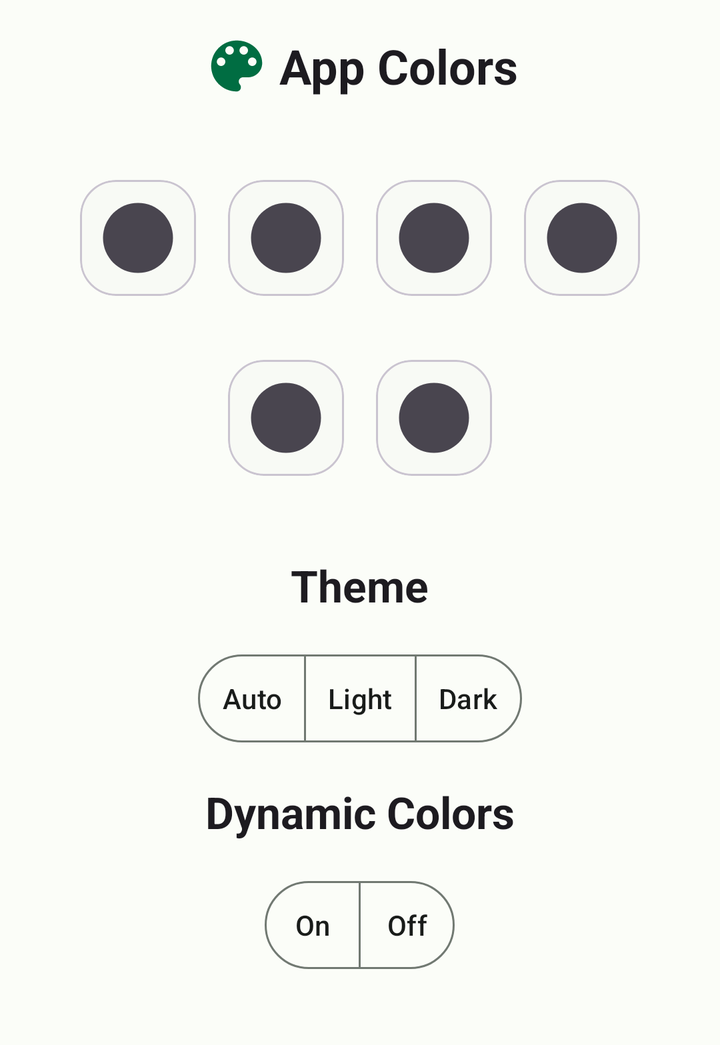
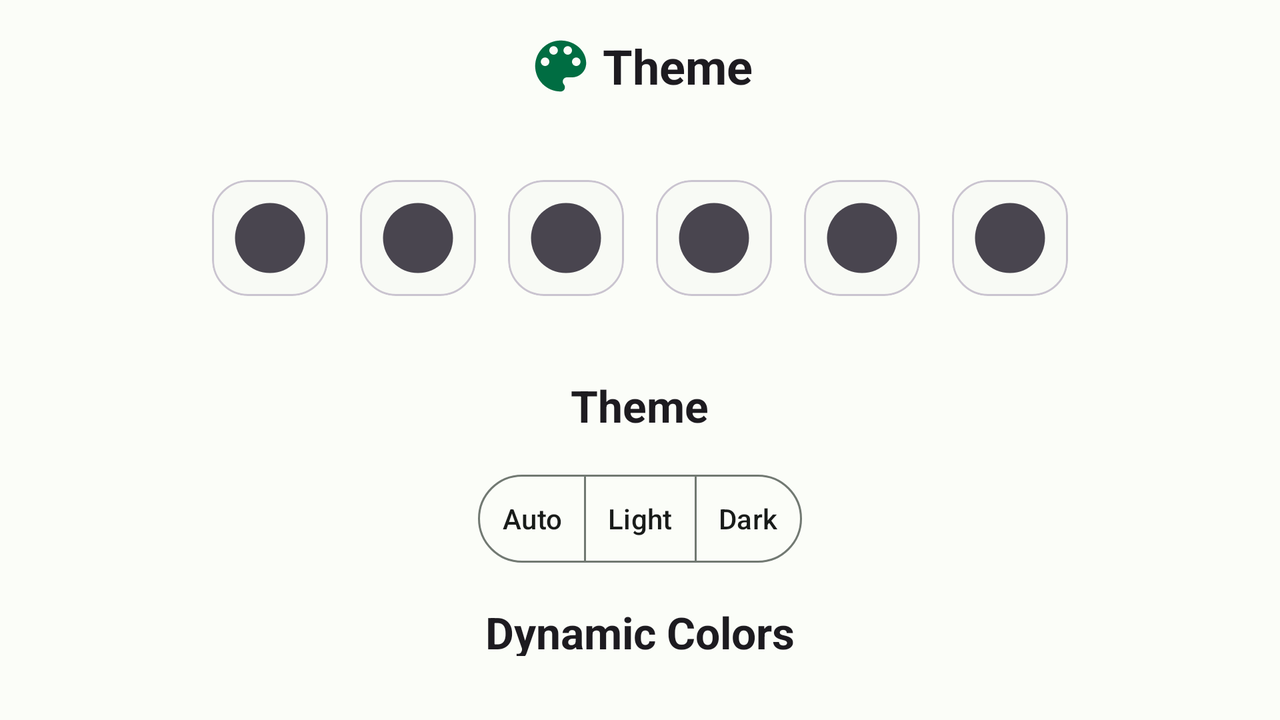

Two renders of one Android screen. The first uses the default layout on a phone; the second uses the alternative layout the repository ships for a different screen configuration, on a matching device. The two XML files are below.
<!-- AndroidManifest.xml: application theme Theme.DiskInfo -->
<!-- res/layout/bottom_sheet_layout.xml -->
<?xml version="1.0" encoding="utf-8"?>
<LinearLayout xmlns:android="http://schemas.android.com/apk/res/android"
    android:layout_width="match_parent"
    android:layout_height="wrap_content"
    xmlns:tools="http://schemas.android.com/tools"
    android:paddingBottom="34dp"
    xmlns:app="http://schemas.android.com/apk/res-auto"
    tools:ignore="contentDescription"
    android:orientation="vertical">

    <TextView
        android:layout_width="wrap_content"
        android:layout_height="wrap_content"
        android:layout_marginBottom="16dp"
        android:layout_marginStart="16dp"
        android:text="@string/app_colors"
        android:layout_marginEnd="16dp"
        android:layout_marginTop="16dp"
        android:gravity="center"
        android:drawablePadding="4dp"
        android:layout_gravity="center_horizontal"
        android:textStyle="bold"
        android:textAppearance="?attr/textAppearanceHeadlineSmall"
        app:drawableStartCompat="@drawable/ic_theme_large"
        app:drawableTint="?attr/colorPrimary" />

    <LinearLayout
        android:id="@+id/container"
        android:layout_width="match_parent"
        android:layout_height="wrap_content"
        android:gravity="center"
        android:orientation="horizontal"
        android:layout_marginTop="16dp"
        android:layout_marginBottom="16dp">

        <com.google.android.material.card.MaterialCardView
            android:id="@+id/theme_purple"
            android:layout_width="wrap_content"
            android:layout_height="wrap_content"
            android:layout_margin="8dp"
            android:checkable="true"
            android:clickable="true"
            android:focusable="true"
            app:checkedIconMargin="17dp"
            app:cardCornerRadius="18dp"
            app:checkedIconTint="?attr/colorOnPrimary"
            tools:ignore="DuplicateSpeakableTextCheck">

            <ImageView
                android:id="@+id/img_purple"
                android:layout_width="wrap_content"
                android:layout_height="wrap_content"
                android:layout_margin="8dp"
                android:background="@drawable/ic_circle_24" />

        </com.google.android.material.card.MaterialCardView>

        <com.google.android.material.card.MaterialCardView
            android:id="@+id/theme_red"
            android:checkable="true"
            android:clickable="true"
            android:focusable="true"
            android:layout_margin="8dp"
            app:checkedIconTint="?attr/colorOnPrimary"
            android:layout_width="wrap_content"
            app:checkedIconMargin="17dp"
            app:cardCornerRadius="18dp"
            android:layout_height="wrap_content">

            <ImageView
                android:id="@+id/img_red"
                android:layout_width="wrap_content"
                android:layout_height="wrap_content"
                android:layout_margin="8dp"
                android:background="@drawable/ic_circle_24" />

        </com.google.android.material.card.MaterialCardView>

        <com.google.android.material.card.MaterialCardView
            android:id="@+id/theme_yellow"
            android:checkable="true"
            android:clickable="true"
            android:focusable="true"
            android:layout_margin="8dp"
            app:checkedIconMargin="17dp"
            app:checkedIconTint="@color/white"
            android:layout_width="wrap_content"
            app:cardCornerRadius="18dp"
            android:layout_height="wrap_content">

            <ImageView
                android:id="@+id/img_yellow"
                android:layout_width="wrap_content"
                android:layout_height="wrap_content"
                android:layout_margin="8dp"
                android:background="@drawable/ic_circle_24" />

        </com.google.android.material.card.MaterialCardView>

        <com.google.android.material.card.MaterialCardView
            android:id="@+id/theme_green"
            android:checkable="true"
            android:clickable="true"
            android:focusable="true"
            android:layout_margin="8dp"
            app:checkedIconMargin="17dp"
            app:checkedIconTint="?attr/colorOnPrimary"
            android:layout_width="wrap_content"
            app:cardCornerRadius="18dp"
            android:layout_height="wrap_content">

            <ImageView
                android:id="@+id/img_green"
                android:layout_width="wrap_content"
                android:layout_height="wrap_content"
                android:layout_margin="8dp"
                android:background="@drawable/ic_circle_24" />

        </com.google.android.material.card.MaterialCardView>

    </LinearLayout>

    <LinearLayout
        android:layout_width="match_parent"
        android:layout_height="wrap_content"
        android:layout_marginBottom="16dp"
        android:gravity="center"
        android:orientation="horizontal">

        <com.google.android.material.card.MaterialCardView
            android:id="@+id/theme_orange"
            android:checkable="true"
            android:clickable="true"
            android:focusable="true"
            android:layout_margin="8dp"
            app:checkedIconMargin="17dp"
            app:checkedIconTint="?attr/colorOnPrimary"
            android:layout_width="wrap_content"
            app:cardCornerRadius="18dp"
            android:layout_height="wrap_content">

            <ImageView
                android:id="@+id/img_orange"
                android:layout_width="wrap_content"
                android:layout_height="wrap_content"
                android:layout_margin="8dp"
                android:background="@drawable/ic_circle_24" />

        </com.google.android.material.card.MaterialCardView>

        <com.google.android.material.card.MaterialCardView
            android:id="@+id/theme_pink"
            android:checkable="true"
            android:clickable="true"
            android:focusable="true"
            android:layout_margin="8dp"
            app:checkedIconMargin="17dp"
            app:checkedIconTint="?attr/colorOnPrimary"
            android:layout_width="wrap_content"
            app:cardCornerRadius="18dp"
            android:layout_height="wrap_content">

            <ImageView
                android:id="@+id/img_pink"
                android:layout_width="wrap_content"
                android:layout_height="wrap_content"
                android:layout_margin="8dp"
                android:background="@drawable/ic_circle_24" />

        </com.google.android.material.card.MaterialCardView>

        <com.google.android.material.card.MaterialCardView
            android:id="@+id/theme_dynamic"
            android:checkable="true"
            android:visibility="gone"
            android:clickable="true"
            android:focusable="true"
            app:checkedIconMargin="17dp"
            android:layout_gravity="center"
            android:layout_margin="8dp"
            app:checkedIconTint="?attr/colorOnPrimary"
            android:layout_width="wrap_content"
            app:cardCornerRadius="16dp"
            android:layout_height="wrap_content">

            <ImageView
                android:id="@+id/img_dynamic"
                android:layout_width="wrap_content"
                android:layout_height="wrap_content"
                android:layout_margin="8dp"
                android:background="@drawable/ic_pie" />

        </com.google.android.material.card.MaterialCardView>

    </LinearLayout>

    <TextView
        android:layout_width="wrap_content"
        android:layout_height="wrap_content"
        android:textAppearance="?attr/textAppearanceTitleLarge"
        android:textStyle="bold"
        android:text="@string/themes"
        android:layout_margin="16dp"
        android:layout_gravity="center" />

    <com.google.android.material.button.MaterialButtonToggleGroup
        android:id="@+id/appTheme"
        android:layout_width="wrap_content"
        android:layout_height="wrap_content"
        android:layout_gravity="center"
        app:singleSelection="true">

        <Button
            android:id="@+id/theme_auto"
            android:layout_width="wrap_content"
            android:layout_height="wrap_content"
            android:text="@string/auto"
            style="@style/App.ToggleButtons.Small" />

        <Button
            android:id="@+id/theme_light"
            android:layout_width="wrap_content"
            android:layout_height="wrap_content"
            android:text="@string/light"
            style="@style/App.ToggleButtons.Small" />

        <Button
            android:id="@+id/theme_dark"
            android:layout_width="wrap_content"
            android:layout_height="wrap_content"
            android:text="@string/dark"
            style="@style/App.ToggleButtons.Small" />


    </com.google.android.material.button.MaterialButtonToggleGroup>


    <TextView
        android:id="@+id/txtView_dynamic_colors"
        android:layout_width="wrap_content"
        android:layout_height="wrap_content"
        android:text="@string/dynamic_colors"
        android:textStyle="bold"
        android:layout_gravity="center"
        android:textAppearance="?attr/textAppearanceTitleLarge"
        android:layout_margin="16dp" />

    <com.google.android.material.button.MaterialButtonToggleGroup
        android:id="@+id/toggleButton"
        android:layout_width="wrap_content"
        android:layout_gravity="center"
        app:singleSelection="true"
        android:layout_height="wrap_content">

        <Button
            android:id="@+id/dynamic_on"
            android:layout_width="wrap_content"
            android:layout_height="wrap_content"
            android:text="@string/on"
            app:icon="@drawable/ic_theme"
            style="@style/App.ToggleButtons.Small" />

        <Button
            android:id="@+id/dynamic_off"
            style="@style/App.ToggleButtons.Small"
            android:layout_width="wrap_content"
            android:layout_height="wrap_content"
            android:text="@string/off"
            tools:ignore="TextContrastCheck" />
    </com.google.android.material.button.MaterialButtonToggleGroup>

</LinearLayout>
<!-- resources referenced by this layout -->
<resources>
  <color name="white">#FFFFFFFF</color>
  <!-- drawable ic_circle_24 (drawable) -->
  <vector xmlns:android="http://schemas.android.com/apk/res/android"
      android:width="42dp"
      android:height="42dp"
      android:viewportWidth="24"
      android:viewportHeight="24"
      android:tint="?attr/colorControlNormal">
      <path
          android:fillColor="@android:color/white"
          android:pathData="M12,2C6.47,2 2,6.47 2,12s4.47,10 10,10 10,-4.47 10,-10S17.53,2 12,2z" />
  </vector>
  <string name="app_colors">App Colors</string>
  <string name="auto">Auto</string>
  <string name="dark">Dark</string>
  <string name="dynamic_colors">Dynamic Colors</string>
  <string name="light">Light</string>
  <string name="off">Off</string>
  <string name="on">On</string>
  <string name="themes">Theme</string>
  <style name="App.ToggleButtons.Small" parent="Widget.Material3.Button.OutlinedButton">
          <item name="iconPadding">2dp</item>
          <item name="android:paddingLeft">12dp</item>
          <item name="android:paddingRight">12dp</item>
          <item name="android:minWidth">48dp</item>
          <item name="android:minHeight">52dp</item>
      </style>
  <style name="Theme.DiskInfo" parent="Base.Theme.DiskInfo" />
  <color name="md_theme_light_primary">#006D42</color>
  <color name="md_theme_light_onPrimary">#FFFFFF</color>
  <color name="md_theme_light_primaryContainer">#8FF8BA</color>
  <color name="md_theme_light_onPrimaryContainer">#002111</color>
  <color name="md_theme_light_secondary">#4E6355</color>
  <color name="md_theme_light_onSecondary">#FFFFFF</color>
  <color name="md_theme_light_secondaryContainer">#D1E8D6</color>
  <color name="md_theme_light_onSecondaryContainer">#0C1F14</color>
  <color name="md_theme_light_tertiary">#3B6471</color>
  <color name="md_theme_light_onTertiary">#FFFFFF</color>
  <color name="md_theme_light_tertiaryContainer">#BFE9F8</color>
  <color name="md_theme_light_onTertiaryContainer">#001F27</color>
  <color name="md_theme_light_error">#BA1A1A</color>
  <color name="md_theme_light_errorContainer">#FFDAD6</color>
  <color name="md_theme_light_onError">#FFFFFF</color>
  <color name="md_theme_light_onErrorContainer">#410002</color>
  <color name="md_theme_light_background">#FBFDF8</color>
  <color name="md_theme_light_onBackground">#191C1A</color>
  <color name="md_theme_light_outline">#717972</color>
  <color name="md_theme_light_inverseOnSurface">#F0F1ED</color>
  <color name="md_theme_light_inverseSurface">#2E312E</color>
  <color name="md_theme_light_surface">#F8FAF5</color>
  <color name="md_theme_light_onSurface">#191C1A</color>
  <color name="md_theme_light_surfaceVariant">#DCE5DC</color>
  <color name="md_theme_light_onSurfaceVariant">#404942</color>
  <color name="md_theme_light_inversePrimary">#73DBA0</color>
  <style name="App.ToolTip.Rounded" parent="Widget.Material3.Tooltip">
          <item name="shapeAppearance">@style/ShapeAppearance.ToolTip</item>
      </style>
  <style name="Widget.App.TextInputLayout" parent="Widget.Material3.TextInputLayout.OutlinedBox">
          <item name="shapeAppearance">@style/ShapeAppearance.App.SmallComponent</item>
      </style>
  <style name="ShapeAppearance.App.LargeComponent" parent="ShapeAppearance.Material3.LargeComponent">
          <item name="cornerFamily">rounded</item>
          <item name="cornerSize">24dp</item>
      </style>
  <style name="ShapeAppearance.App.SmallComponent" parent="ShapeAppearance.Material3.SmallComponent">
          <item name="cornerFamily">rounded</item>
          <item name="cornerSize">30dp</item>
      </style>
  <style name="ShapeAppearance.App.MediumComponent" parent="ShapeAppearance.Material3.MediumComponent">
          <item name="cornerFamily">rounded</item>
          <item name="cornerSize">30dp</item>
      </style>
  <style name="ShapeAppearance.ToolTip" parent="">
          <item name="cornerFamily">rounded</item>
          <item name="cornerSize">30dp</item>
      </style>
  <!-- some entries are left out for length -->
</resources>
<!-- res/layout-land/bottom_sheet_layout.xml (the repository's variant of the layout above) -->
<!-- drawn on the phone turned sideways -->
<?xml version="1.0" encoding="utf-8"?>
<LinearLayout xmlns:android="http://schemas.android.com/apk/res/android"
    android:layout_width="match_parent"
    android:layout_height="wrap_content"
    xmlns:tools="http://schemas.android.com/tools"
    android:paddingBottom="32dp"
    xmlns:app="http://schemas.android.com/apk/res-auto"
    tools:ignore="contentDescription"
    android:orientation="vertical">

    <androidx.core.widget.NestedScrollView
        android:layout_width="match_parent"
        android:layout_height="wrap_content">

        <LinearLayout
            android:layout_width="match_parent"
            android:layout_height="wrap_content"
            android:orientation="vertical">

            <TextView
                android:layout_width="wrap_content"
                android:layout_height="wrap_content"
                android:layout_marginBottom="16dp"
                android:layout_marginStart="16dp"
                android:text="@string/themes"
                android:layout_marginEnd="16dp"
                android:layout_marginTop="16dp"
                android:gravity="center"
                android:drawablePadding="4dp"
                android:layout_gravity="center_horizontal"
                android:textStyle="bold"
                android:textAppearance="?attr/textAppearanceHeadlineSmall"
                app:drawableStartCompat="@drawable/ic_theme_large"
                app:drawableTint="?attr/colorPrimary" />

            <LinearLayout
                android:id="@+id/container"
                android:layout_width="match_parent"
                android:layout_height="wrap_content"
                android:gravity="center"
                android:orientation="horizontal"
                android:layout_marginTop="16dp"
                android:layout_marginBottom="16dp">

                <com.google.android.material.card.MaterialCardView
                    android:id="@+id/theme_purple"
                    android:layout_width="wrap_content"
                    android:layout_height="wrap_content"
                    android:layout_margin="8dp"
                    android:checkable="true"
                    android:clickable="true"
                    android:focusable="true"
                    app:checkedIconMargin="17dp"
                    app:cardCornerRadius="18dp"
                    app:checkedIconTint="?attr/colorOnPrimary"
                    tools:ignore="DuplicateSpeakableTextCheck">

                    <ImageView
                        android:id="@+id/img_purple"
                        android:layout_width="wrap_content"
                        android:layout_height="wrap_content"
                        android:layout_margin="8dp"
                        android:background="@drawable/ic_circle_24" />

                </com.google.android.material.card.MaterialCardView>

                <com.google.android.material.card.MaterialCardView
                    android:id="@+id/theme_red"
                    android:checkable="true"
                    android:clickable="true"
                    android:focusable="true"
                    android:layout_margin="8dp"
                    app:checkedIconTint="?attr/colorOnPrimary"
                    android:layout_width="wrap_content"
                    app:checkedIconMargin="17dp"
                    app:cardCornerRadius="18dp"
                    android:layout_height="wrap_content">

                    <ImageView
                        android:id="@+id/img_red"
                        android:layout_width="wrap_content"
                        android:layout_height="wrap_content"
                        android:layout_margin="8dp"
                        android:background="@drawable/ic_circle_24" />

                </com.google.android.material.card.MaterialCardView>

                <com.google.android.material.card.MaterialCardView
                    android:id="@+id/theme_yellow"
                    android:checkable="true"
                    android:clickable="true"
                    android:focusable="true"
                    android:layout_margin="8dp"
                    app:checkedIconMargin="17dp"
                    app:checkedIconTint="@color/white"
                    android:layout_width="wrap_content"
                    app:cardCornerRadius="18dp"
                    android:layout_height="wrap_content">

                    <ImageView
                        android:id="@+id/img_yellow"
                        android:layout_width="wrap_content"
                        android:layout_height="wrap_content"
                        android:layout_margin="8dp"
                        android:background="@drawable/ic_circle_24" />

                </com.google.android.material.card.MaterialCardView>

                <com.google.android.material.card.MaterialCardView
                    android:id="@+id/theme_green"
                    android:checkable="true"
                    android:clickable="true"
                    android:focusable="true"
                    android:layout_margin="8dp"
                    app:checkedIconMargin="17dp"
                    app:checkedIconTint="?attr/colorOnPrimary"
                    android:layout_width="wrap_content"
                    app:cardCornerRadius="18dp"
                    android:layout_height="wrap_content">

                    <ImageView
                        android:id="@+id/img_green"
                        android:layout_width="wrap_content"
                        android:layout_height="wrap_content"
                        android:layout_margin="8dp"
                        android:background="@drawable/ic_circle_24" />

                </com.google.android.material.card.MaterialCardView>

                <com.google.android.material.card.MaterialCardView
                    android:id="@+id/theme_orange"
                    android:checkable="true"
                    android:clickable="true"
                    android:focusable="true"
                    android:layout_margin="8dp"
                    app:checkedIconMargin="17dp"
                    app:checkedIconTint="?attr/colorOnPrimary"
                    android:layout_width="wrap_content"
                    app:cardCornerRadius="18dp"
                    android:layout_height="wrap_content">

                    <ImageView
                        android:id="@+id/img_orange"
                        android:layout_width="wrap_content"
                        android:layout_height="wrap_content"
                        android:layout_margin="8dp"
                        android:background="@drawable/ic_circle_24" />

                </com.google.android.material.card.MaterialCardView>

                <com.google.android.material.card.MaterialCardView
                    android:id="@+id/theme_pink"
                    android:checkable="true"
                    android:clickable="true"
                    android:focusable="true"
                    android:layout_margin="8dp"
                    app:checkedIconMargin="17dp"
                    app:checkedIconTint="?attr/colorOnPrimary"
                    android:layout_width="wrap_content"
                    app:cardCornerRadius="18dp"
                    android:layout_height="wrap_content">

                    <ImageView
                        android:id="@+id/img_pink"
                        android:layout_width="wrap_content"
                        android:layout_height="wrap_content"
                        android:layout_margin="8dp"
                        android:background="@drawable/ic_circle_24" />

                </com.google.android.material.card.MaterialCardView>

                <com.google.android.material.card.MaterialCardView
                    android:id="@+id/theme_dynamic"
                    android:checkable="true"
                    android:visibility="gone"
                    android:clickable="true"
                    android:focusable="true"
                    app:checkedIconMargin="17dp"
                    android:layout_gravity="center"
                    android:layout_margin="8dp"
                    app:checkedIconTint="?attr/colorOnPrimary"
                    android:layout_width="wrap_content"
                    app:cardCornerRadius="16dp"
                    android:layout_height="wrap_content">

                    <ImageView
                        android:id="@+id/img_dynamic"
                        android:layout_width="wrap_content"
                        android:layout_height="wrap_content"
                        android:layout_margin="8dp"
                        android:background="@drawable/ic_pie" />

                </com.google.android.material.card.MaterialCardView>

            </LinearLayout>

            <TextView
                android:layout_width="wrap_content"
                android:layout_height="wrap_content"
                android:textAppearance="?attr/textAppearanceTitleLarge"
                android:textStyle="bold"
                android:text="@string/themes"
                android:layout_margin="16dp"
                android:layout_gravity="center" />

            <com.google.android.material.button.MaterialButtonToggleGroup
                android:id="@+id/appTheme"
                android:layout_width="wrap_content"
                android:layout_height="wrap_content"
                android:layout_gravity="center"
                app:singleSelection="true">

                <Button
                    android:id="@+id/theme_auto"
                    android:layout_width="wrap_content"
                    android:layout_height="wrap_content"
                    android:text="@string/auto"
                    style="@style/App.ToggleButtons.Small" />

                <Button
                    android:id="@+id/theme_light"
                    android:layout_width="wrap_content"
                    android:layout_height="wrap_content"
                    android:text="@string/light"
                    style="@style/App.ToggleButtons.Small" />

                <Button
                    android:id="@+id/theme_dark"
                    android:layout_width="wrap_content"
                    android:layout_height="wrap_content"
                    android:text="@string/dark"
                    style="@style/App.ToggleButtons.Small" />


            </com.google.android.material.button.MaterialButtonToggleGroup>


            <TextView
                android:id="@+id/txtView_dynamic_colors"
                android:layout_width="wrap_content"
                android:layout_height="wrap_content"
                android:text="@string/dynamic_colors"
                android:textStyle="bold"
                android:layout_gravity="center"
                android:textAppearance="?attr/textAppearanceTitleLarge"
                android:layout_margin="16dp" />

            <com.google.android.material.button.MaterialButtonToggleGroup
                android:id="@+id/toggleButton"
                android:layout_width="wrap_content"
                android:layout_gravity="center"
                app:singleSelection="true"
                android:layout_marginBottom="50dp"
                android:layout_height="wrap_content">

                <Button
                    android:id="@+id/dynamic_on"
                    android:layout_width="wrap_content"
                    android:layout_height="wrap_content"
                    android:text="@string/on"
                    app:icon="@drawable/ic_theme"
                    style="@style/App.ToggleButtons.Small" />

                <Button
                    android:id="@+id/dynamic_off"
                    style="@style/App.ToggleButtons.Small"
                    android:layout_width="wrap_content"
                    android:layout_height="wrap_content"
                    android:text="@string/off"
                    tools:ignore="TextContrastCheck" />
            </com.google.android.material.button.MaterialButtonToggleGroup>

        </LinearLayout>

    </androidx.core.widget.NestedScrollView>

</LinearLayout>
<!-- resources referenced by the variant -->
<!-- as the phone turned sideways resolves them -->
<resources>
  <color name="white">#FFFFFFFF</color>
  <!-- drawable ic_circle_24 (drawable) -->
  <vector xmlns:android="http://schemas.android.com/apk/res/android"
      android:width="42dp"
      android:height="42dp"
      android:viewportWidth="24"
      android:viewportHeight="24"
      android:tint="?attr/colorControlNormal">
      <path
          android:fillColor="@android:color/white"
          android:pathData="M12,2C6.47,2 2,6.47 2,12s4.47,10 10,10 10,-4.47 10,-10S17.53,2 12,2z" />
  </vector>
  <string name="auto">Auto</string>
  <string name="dark">Dark</string>
  <string name="dynamic_colors">Dynamic Colors</string>
  <string name="light">Light</string>
  <string name="off">Off</string>
  <string name="on">On</string>
  <string name="themes">Theme</string>
  <style name="App.ToggleButtons.Small" parent="Widget.Material3.Button.OutlinedButton">
          <item name="iconPadding">2dp</item>
          <item name="android:paddingLeft">12dp</item>
          <item name="android:paddingRight">12dp</item>
          <item name="android:minWidth">48dp</item>
          <item name="android:minHeight">52dp</item>
      </style>
  <style name="Theme.DiskInfo" parent="Base.Theme.DiskInfo" />
  <color name="md_theme_light_primary">#006D42</color>
  <color name="md_theme_light_onPrimary">#FFFFFF</color>
  <color name="md_theme_light_primaryContainer">#8FF8BA</color>
  <color name="md_theme_light_onPrimaryContainer">#002111</color>
  <color name="md_theme_light_secondary">#4E6355</color>
  <color name="md_theme_light_onSecondary">#FFFFFF</color>
  <color name="md_theme_light_secondaryContainer">#D1E8D6</color>
  <color name="md_theme_light_onSecondaryContainer">#0C1F14</color>
  <color name="md_theme_light_tertiary">#3B6471</color>
  <color name="md_theme_light_onTertiary">#FFFFFF</color>
  <color name="md_theme_light_tertiaryContainer">#BFE9F8</color>
  <color name="md_theme_light_onTertiaryContainer">#001F27</color>
  <color name="md_theme_light_error">#BA1A1A</color>
  <color name="md_theme_light_errorContainer">#FFDAD6</color>
  <color name="md_theme_light_onError">#FFFFFF</color>
  <color name="md_theme_light_onErrorContainer">#410002</color>
  <color name="md_theme_light_background">#FBFDF8</color>
  <color name="md_theme_light_onBackground">#191C1A</color>
  <color name="md_theme_light_outline">#717972</color>
  <color name="md_theme_light_inverseOnSurface">#F0F1ED</color>
  <color name="md_theme_light_inverseSurface">#2E312E</color>
  <color name="md_theme_light_surface">#F8FAF5</color>
  <color name="md_theme_light_onSurface">#191C1A</color>
  <color name="md_theme_light_surfaceVariant">#DCE5DC</color>
  <color name="md_theme_light_onSurfaceVariant">#404942</color>
  <color name="md_theme_light_inversePrimary">#73DBA0</color>
  <style name="App.ToolTip.Rounded" parent="Widget.Material3.Tooltip">
          <item name="shapeAppearance">@style/ShapeAppearance.ToolTip</item>
      </style>
  <style name="Widget.App.TextInputLayout" parent="Widget.Material3.TextInputLayout.OutlinedBox">
          <item name="shapeAppearance">@style/ShapeAppearance.App.SmallComponent</item>
      </style>
  <style name="ShapeAppearance.App.LargeComponent" parent="ShapeAppearance.Material3.LargeComponent">
          <item name="cornerFamily">rounded</item>
          <item name="cornerSize">24dp</item>
      </style>
  <style name="ShapeAppearance.App.SmallComponent" parent="ShapeAppearance.Material3.SmallComponent">
          <item name="cornerFamily">rounded</item>
          <item name="cornerSize">30dp</item>
      </style>
  <style name="ShapeAppearance.App.MediumComponent" parent="ShapeAppearance.Material3.MediumComponent">
          <item name="cornerFamily">rounded</item>
          <item name="cornerSize">30dp</item>
      </style>
  <style name="ShapeAppearance.ToolTip" parent="">
          <item name="cornerFamily">rounded</item>
          <item name="cornerSize">30dp</item>
      </style>
  <!-- some entries are left out for length -->
</resources>
